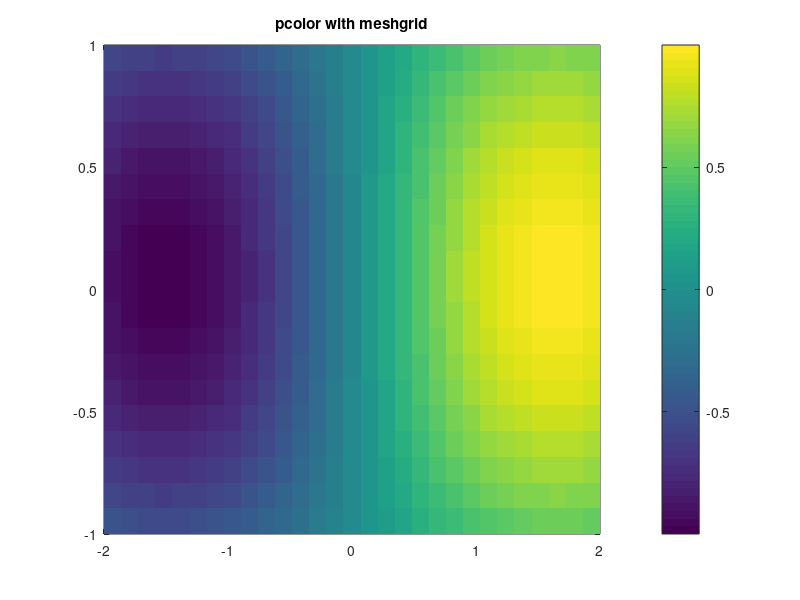

The MATLAB script that drew this image:
% pcolor with explicit X/Y vertex coordinates from meshgrid.

%!numbl:assert_jit
x = linspace(-2, 2, 30);
y = linspace(-1, 1, 20);
[X, Y] = meshgrid(x, y);
Z = sin(X) .* cos(Y);

pcolor(X, Y, Z);
colorbar;
shading flat;
title('pcolor with meshgrid');

disp('SUCCESS');
